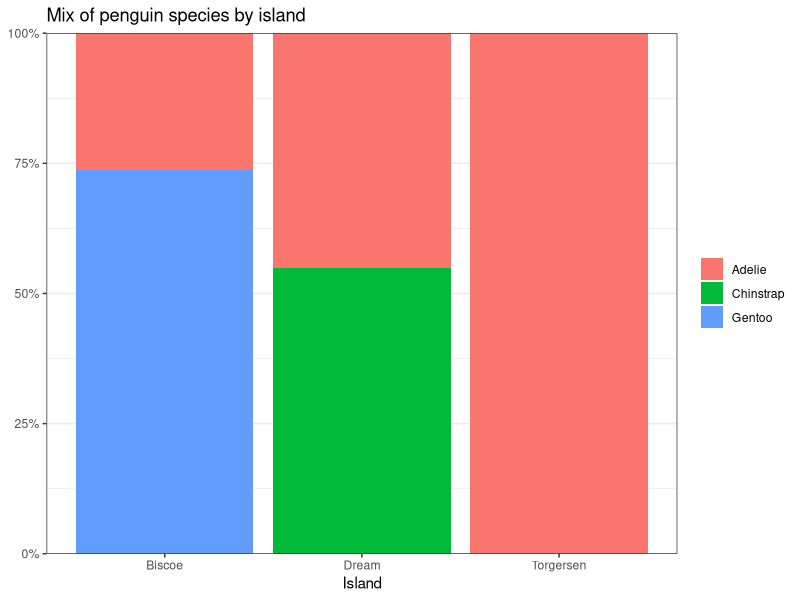
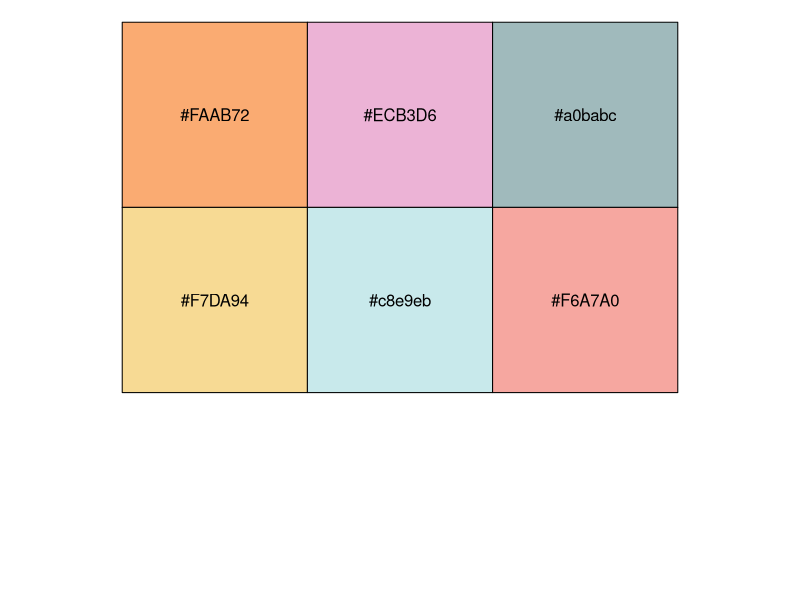
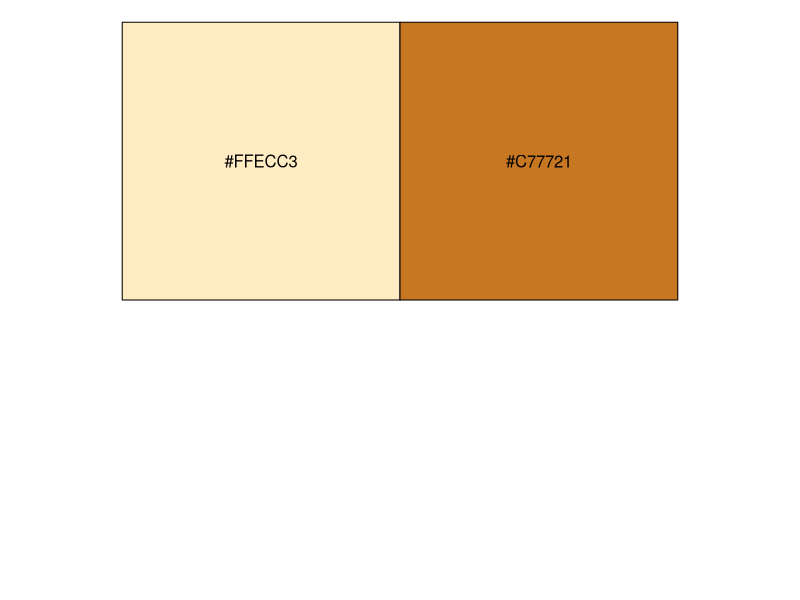
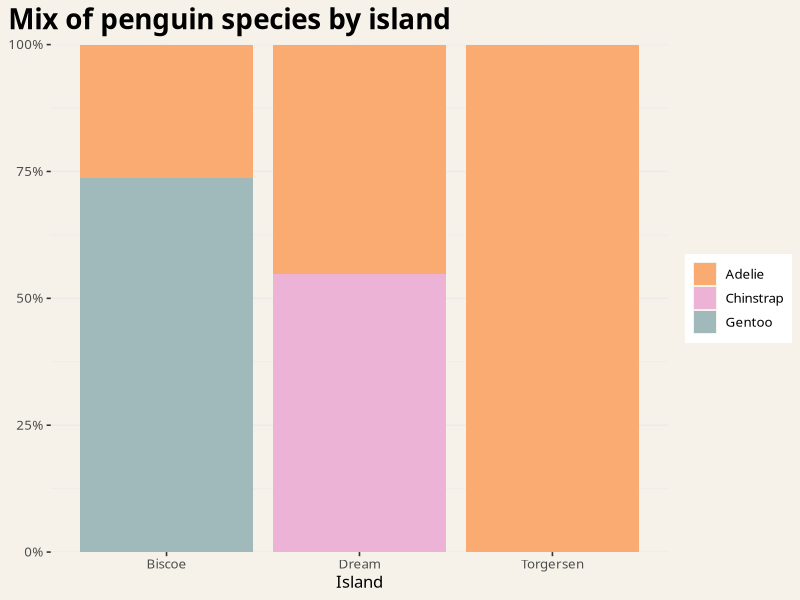
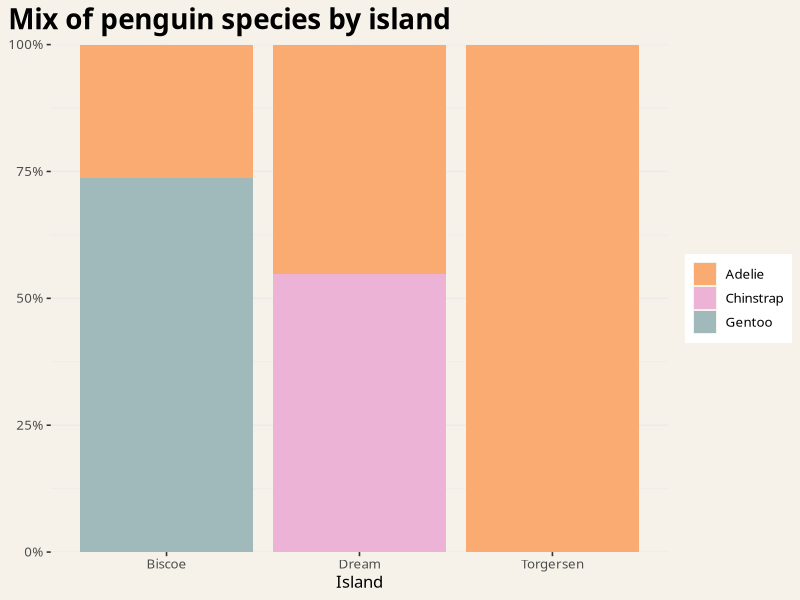

Write the R code that produced these figures, in order.
library(tidyverse)
library(scales)
library(ragg)

# mock up plots to use for testing ----------------------------------------

library(palmerpenguins)

p <- penguins |> 
  count(island, species) |> 
  mutate(
    pct = n / sum(n),
    .by = island
  ) |> 
  ggplot(aes(island, pct, fill = species)) +
  geom_col() +
  scale_y_continuous(label = percent, expand = c(0, 0)) +
  labs(
    x = 'Island', y = NULL, fill = NULL,
    title = 'Mix of penguin species by island'
  )

p + theme_bw()

# alter to use morgan theme -----------------------------------------------

morgan_swatch <- c('#FAAB72', '#ECB3D6', '#a0babc', '#F7DA94', '#c8e9eb', 
  '#F6A7A0')

morgan_swatch |> 
  show_col()

morgan_light_dark <- c(
  colorspace::lighten(morgan_swatch[4], 0.5),
  colorspace::darken(morgan_swatch[1], 0.25) 
)

morgan_light_dark |> 
  show_col()

morgan_background <- '#F6F2E9'

#' this will set the theme for all charts
#' you can use any font installed on your compute
#' the font used (montserrat) has been downloaded from google fonts
#' https://fonts.google.com/specimen/Montserrat?query=Montserrat


theme_set(
  theme_bw(base_size = 12, base_family = "Montserrat") +
    theme(
      plot.title.position = 'plot',
      plot.title = element_text(size = 20, face = 'bold'),
      panel.border = ggplot2::element_blank(),
      panel.background = element_rect(fill = morgan_background, colour = NA),
      plot.background = element_rect(fill = morgan_background, colour = NA)
    )
  )

p + scale_fill_manual(values = morgan_swatch) 

ggsave('graphs/morgan-theme.png', width = 9, height = 4.5)
